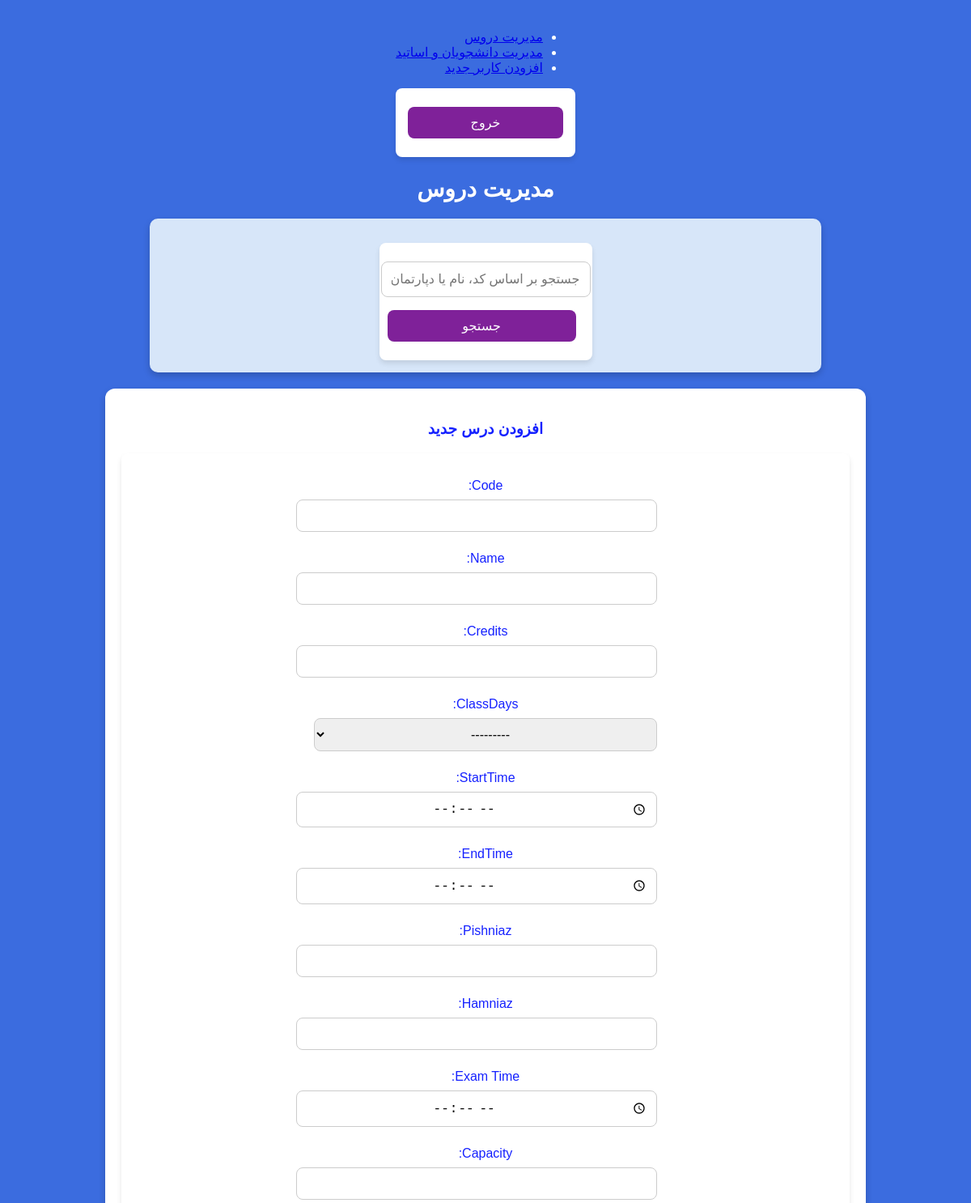
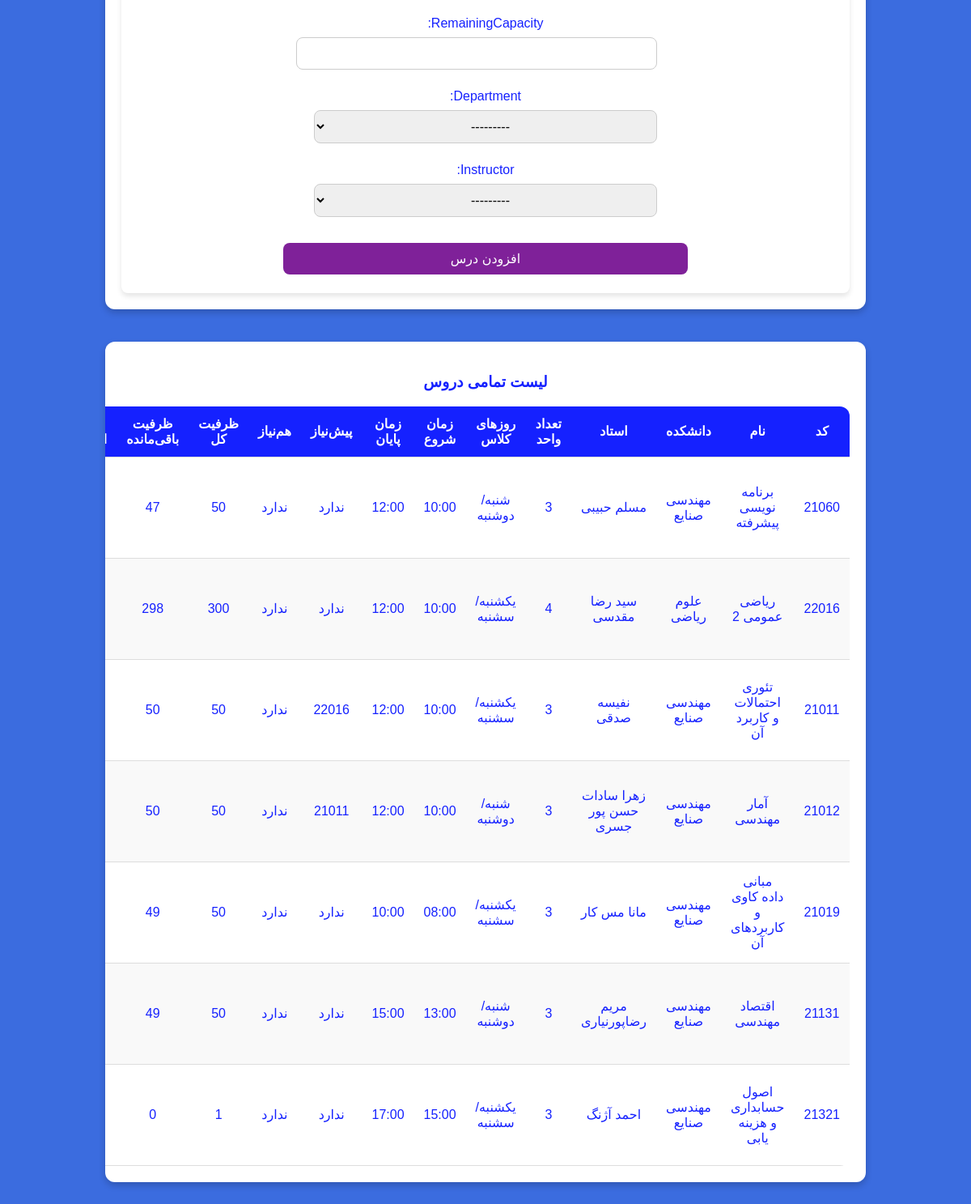
The page /manage/ (signed in) on the database its author committed (2 pictures, top to bottom).
### courses/models.py (models this page shows, shortened)
class Department(models.Model):
    id = models.AutoField(primary_key=True)
    name = models.CharField(max_length=100, unique=True)  # Ensure unique department names
    def __str__(self):
        return self.name

class Course(models.Model):
    id = models.AutoField(primary_key=True)
    code = models.CharField(null=True, max_length=100, blank=True)
    name = models.CharField(max_length=100)
    credits = models.IntegerField()
    classDays = models.CharField(max_length=20, choices=WEEKDAY_CHOICES, null=True)  # Stores "Sunday/Tuesday", etc.
    startTime = models.TimeField(null=True)
    endTime = models.TimeField(null=True)
    pishniaz = models.IntegerField(blank=True , null=True)
    hamniaz = models.IntegerField(blank=True, null=True)
    examDate = jmodels.jDateField(null=True, verbose_name="Exam Date (Jalali)")  # Jalali Date ONLY
    examTime = models.TimeField(null=True, verbose_name="Exam Time")  # Time ONLY
    capacity = models.IntegerField()
    remainingCapacity = models.IntegerField()
    department = models.ForeignKey(Department, on_delete=models.CASCADE, related_name='courses')
    instructor = models.ForeignKey(Instructor, on_delete=models.CASCADE, related_name='courses')

class Instructor(models.Model):
    id = models.AutoField(primary_key=True)
    name = models.CharField(max_length=100, unique=True)  # Ensure unique instructor names
    department = models.ForeignKey(Department, on_delete=models.CASCADE, related_name='instructors')
    def __str__(self):
        return f"{self.name} ({self.department.name})"  # Show instructor + department

### teacher/views.py (the view, shortened to what this page needs)
# urls.py: path("manage/", CourseManagementView.as_view(), name="course_management"),
class CourseManagementView(LoginRequiredMixin, UserPassesTestMixin, ListView, FormView):
    model = Course
    template_name = "course_management.html"
    context_object_name = "courses"
    form_class = CourseForm
    login_url = "/login/"  # Redirects unauthorized users to login
    def test_func(self):
        return self.request.user.is_authenticated and self.request.user.user_level == "teacher" and not self.request.user.is_superuser
    def get_queryset(self):
        query = self.request.GET.get("q", "")
        courses = Course.objects.all()
        return courses
    def get_context_data(self, **kwargs):
        context = super().get_context_data(**kwargs)
        context["form"] = self.get_form()
        context["query"] = self.request.GET.get("q", "")
        return context

### teacher/forms.py
class CourseForm(forms.ModelForm):
    class Meta:
        model = Course
        fields = [
            "code", "name", "credits", "classDays", "startTime", "endTime",
            "pishniaz", "hamniaz", "examDate", "examTime", "capacity", "remainingCapacity",
            "department", "instructor"
        ]
        widgets = {
            "examDate": forms.DateInput(attrs={"type": "date"}),
            "examTime": forms.TimeInput(attrs={"type": "time"}),
            "startTime": forms.TimeInput(attrs={"type": "time"}),
            "endTime": forms.TimeInput(attrs={"type": "time"}),
        }

### teacher/templates/course_management.html (shortened to what this page needs)
<!DOCTYPE html>
<html lang="en">
<head>
    {% load static %}
    <link rel="stylesheet" href="{% static 'teacher/course_management.css' %}">
</head>
<body>
    <nav>
        <ul>
            <li><a href="{% url 'course_management' %}">مدیریت دروس</a></li>
            <li><a href="{% url 'user_list' %}">مدیریت دانشجویان و اساتید</a></li>
            <li><a href="{% url 'add_user' %}">افزودن کاربر جدید</a></li>
        </ul>
        <form method="post" action="{% url 'logout' %}">
            <button type="submit" class="add-btn">خروج</button>
        </form>
    </nav>
    <h2 class="page-title">مدیریت دروس</h2>
    <div class="search">
        <form method="GET" class="search-form">
            <input type="text" name="q" class="search-input" placeholder="جستجو بر اساس کد، نام یا دپارتمان" value="{{ query }}">
            <button type="submit" class="search-btn">جستجو</button>
        </form>
    </div>
    <div class="container">
        <h3 class="section-title">افزودن درس جدید</h3>
        <form method="POST" class="course-form">
            <div class="form-fields">
                {{ form.as_p }}
            </div>
            <button type="submit" class="add-btn">افزودن درس</button>
        </form>
    </div>
<div class="container">
    <h3 class="section-title">لیست تمامی دروس</h3>
    <table class="course-table">
        <thead>
            <tr>
                <th>کد</th>
                <th>نام</th>
                <th>دانشکده</th>
                <th>استاد</th>
                <th>تعداد واحد</th>
                <th>روزهای کلاس</th>
                <th>زمان شروع</th>
                <th>زمان پایان</th>
                <th>پیش‌نیاز</th>
                <th>هم‌نیاز</th>
                <th>ظرفیت کل</th>
                <th>ظرفیت باقی‌مانده</th>
                <th>تاریخ امتحان</th>
            </tr>
        </thead>
        <tbody>
            {% for course in courses %}
            <tr>
                <td class="course">{{ course.code }}</td>
                <td class="course">{{ course.name }}</td>
                <td class="course">{{ course.department.name }}</td>
                <td class="course">{{ course.instructor.name }}</td>
                <td class="course">{{ course.credits }}</td>
                <td class="course">{{ course.classDays }}</td>
                <td class="course">{{ course.startTime|time:"H:i" }}</td>
                <td class="course">{{ course.endTime|time:"H:i" }}</td>
                <td class="course">
                    {% if course.pishniaz %}
                        {{ course.pishniaz }}
                    {% else %}
                        ندارد
                    {% endif %}
                </td>
                <td class="course">
                    {% if course.hamniaz %}
                        {{ course.hamniaz }}
                    {% else %}
                        ندارد
                    {% endif %}
                </td>
                <td class="course">{{ course.capacity }}</td>
                <td class="course">{{ course.remainingCapacity }}</td>
                <td class="course">
                </td>
            </tr>
            {% empty %}
            <tr><td colspan="15" class="empty-message">هیچ درسی یافت نشد.</td></tr>
            {% endfor %}
        </tbody>
    </table>
</div>
</body>
</html>

### static/teacher/course_management.css (style rules this page uses)
body { direction: rtl; display: flex; flex-direction: column; justify-content: flex-start; align-items: center; min-height: 100vh; margin: 0; background-color: #3b6cdf; font-family: 'Arial', sans-serif; color: white; padding: 20px; }
h2 { margin-bottom: 20px; font-size: 28px; }
.search { display: flex; flex-wrap: wrap; align-items: center; justify-content: center; background-color: #d7e6f9; padding: 15px; width: 100%; max-width: 800px; border-radius: 10px; box-shadow: 0 4px 8px rgba(0, 0, 0, 0.2); }
.search input { flex: 1; padding: 12px; font-size: 16px; border: 1px solid #ccc; border-radius: 8px; outline: none; text-align: center; max-width: 400px; }
.search button { background-color: #7f2199; color: white; border: none; padding: 10px 15px; font-size: 16px; border-radius: 8px; cursor: pointer; transition: background 0.3s ease, transform 0.2s ease; margin-right: 10px; }
.container { background-color: #ffffff; border-radius: 12px; box-shadow: 0 4px 8px rgba(0, 0, 0, 0.2); width: 100%; max-width: 900px; padding: 20px; text-align: center; margin: 20px auto; color: #1521ff; overflow-x: auto; }
form { display: flex; flex-direction: column; align-items: center; background: white; padding: 15px; border-radius: 8px; box-shadow: 0 4px 6px rgba(0, 0, 0, 0.1); margin-top: 15px; }
form input, form select, form button { width: 100%; max-width: 500px; padding: 10px; margin: 8px 0; border-radius: 8px; font-size: 16px; }
form input, form select { border: 1px solid #ccc; outline: none; text-align: center; }
form button { background-color: #7f2199; color: white; border: none; cursor: pointer; }
table { width: 100%; margin-top: 15px; border-collapse: collapse; background: white; border-radius: 12px; overflow: hidden; }
thead { background: #1521ff; color: white; }
th, td { padding: 12px; text-align: center; border-bottom: 1px solid #ddd; }
tbody tr:nth-child(even) { background: #f9f9f9; }
.add-btn { background-color: #7f2199; color: white; padding: 10px; font-size: 16px; border-radius: 8px; cursor: pointer; transition: background 0.3s ease, transform 0.2s ease; }

### rows shown on the page
Course: code "21060", name "برنامه نویسی پیشرفته", department.name "مهندسی صنایع", instructor.name "مسلم حبیبی", credits "3", classDays "شنبه/دوشنبه", startTime "10:00", endTime "12:00", shows "ندارد", capacity "50", remainingCapacity "47"
Course: code "22016", name "ریاضی عمومی 2", department.name "علوم ریاضی", instructor.name "سید رضا مقدسی", credits "4", classDays "یکشنبه/سشنبه", startTime "10:00", endTime "12:00", shows "ندارد", capacity "300", remainingCapacity "298"
Course: code "21011", name "تئوری احتمالات و کاربرد آن", department.name "مهندسی صنایع", instructor.name "نفیسه صدقی", credits "3", classDays "یکشنبه/سشنبه", startTime "10:00", endTime "12:00", pishniaz "22016", shows "ندارد", capacity "50", remainingCapacity "50"
Course: code "21012", name "آمار مهندسی", department.name "مهندسی صنایع", instructor.name "زهرا سادات حسن پور جسری", credits "3", classDays "شنبه/دوشنبه", startTime "10:00", endTime "12:00", pishniaz "21011", shows "ندارد", capacity "50", remainingCapacity "50"
Course: code "21019", name "مبانی داده کاوی و کاربردهای آن", department.name "مهندسی صنایع", instructor.name "مانا مس کار", credits "3", classDays "یکشنبه/سشنبه", startTime "08:00", endTime "10:00", shows "ندارد", capacity "50", remainingCapacity "49"
Course: code "21131", name "اقتصاد مهندسی", department.name "مهندسی صنایع", instructor.name "مریم رضاپورنیاری", credits "3", classDays "شنبه/دوشنبه", startTime "13:00", endTime "15:00", shows "ندارد", capacity "50", remainingCapacity "49"
Course: code "21321", name "اصول حسابداری و هزینه یابی", department.name "مهندسی صنایع", instructor.name "احمد آژنگ", credits "3", classDays "یکشنبه/سشنبه", startTime "15:00", endTime "17:00", shows "ندارد", capacity "1", remainingCapacity "0"
